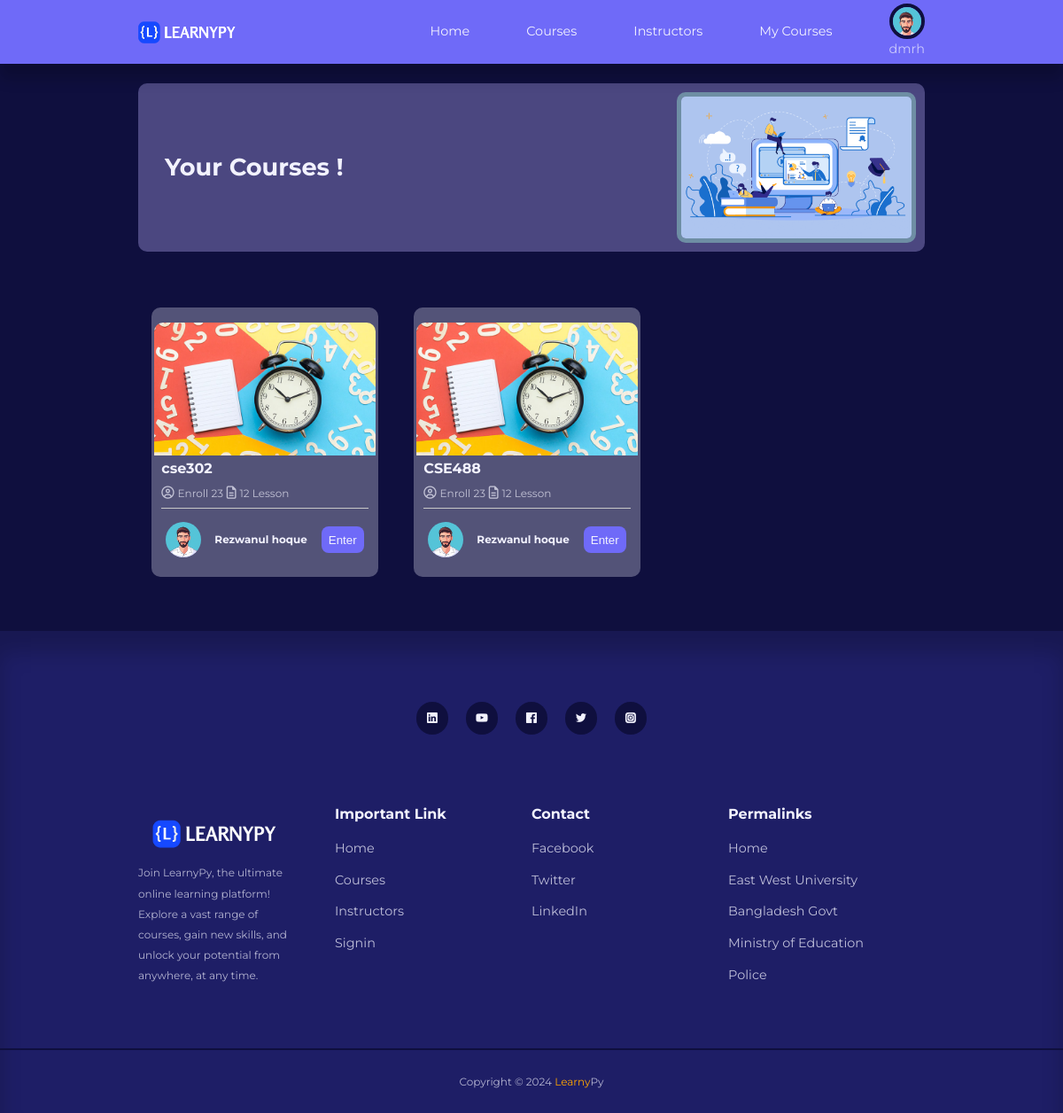
Screenshot of /Fontend/myCourses.php (signed in) with the database file from the repository.
### tables this page shows
CREATE TABLE `instructor_info` (
  `instructor_fname` varchar(100) DEFAULT NULL,
  `instructor_lname` varchar(100) DEFAULT NULL,
  `instructor_username` varchar(100) NOT NULL,
  `instructor_password` varchar(100) DEFAULT NULL,
  `instructor_email` varchar(100) DEFAULT NULL
);

CREATE TABLE `course` (
  `course_name` varchar(100) NOT NULL,
  `course_category` varchar(100) NOT NULL,
  `course_instructor` varchar(100) NOT NULL,
  `course_description` varchar(300) DEFAULT NULL,
  `course_difficulty` varchar(100) DEFAULT NULL
);

### Fontend/myCourses.php (the view, shortened to what this page needs)
<!DOCTYPE html>
<html lang="en">
<head>
    <link rel="stylesheet" href="../style/style.css">
    <link rel="stylesheet" href="https://unicons.iconscout.com/release/v4.0.0/css/line.css">
</head>
<body>
    <?php include 'header.php';?>
    <br><br>
    <section>
        <div class="container instructor__top">
            <div style="margin-left: 30px; ">
                <h2>Your Courses !</h2>
            </div>
            <div style="margin: 10px;">
                <img class="instructor__top_banar" src="../images/courses_banar.gif" alt="">
            </div>
        </div>
    </section>
    <section class="posts">
    <div class="container courses__container__grid">
        <?php
        $link = mysqli_connect("localhost", "root", "", "learnypy") or die("ERROR: Could not connect. " . mysqli_connect_error());
        if ($link) {
            $query = "SELECT i.instructor_fname, i.instructor_lname, c.course_name, c.course_category, c.course_description, i.instructor_username
                    FROM instructor_info i
                    INNER JOIN course c
                    ON i.instructor_username = c.course_instructor
                    WHERE i.instructor_username = '" . $_SESSION["user_name"] . "'";
            $result = mysqli_query($link, $query);
            if ($result) {
                if (mysqli_num_rows($result) > 0) {
                    while ($row = mysqli_fetch_assoc($result)) {
                        echo '
                        <div class="course__container_in_corses">
                            <div>
                                <img class="course__container_in_corses_banar" src="../images/blog39.jpg" alt="">
                            </div>
                            <div>
                                <div>
                                    <div style="margin-bottom: 5px; margin-top: 5px;"></div>
                                    <h4 style="margin-top: 5px; margin-bottom: 5px;"><a href="./classroom.php?course_name=' . $row['course_name'] . '&course_category=' . $row['course_category'] . '&instructor_username=' . $row['instructor_username'] . '">' . $row['course_name'] . '</a></h4>
                                    <div style="margin-bottom: 5px; margin-top: 5px;">
                                        <i class="fa-regular fa-circle-user"></i> <small>Enroll 23</small>
                                        <i class="fa-regular fa-file-lines"></i> <small>12 Lesson</small>
                                    </div>
                                    <hr style="height:1px;border-width:0;color:rgb(175, 175, 175);background-color:rgb(200, 200, 200);">
                                </div>
                                <div style="margin-top: 15px;" class="courses__instructor">
                                    <div class="courses__author_profile_pic">
                                        <img src="../pic/instructor/' . $row['instructor_username'] . '.jpg" alt="">
                                        <a href="./singleInstructor.html">
                                            <h5 style="margin-left: 15px;">' . $row['instructor_lname'] . '</h5>
                                        </a>
                                    </div>
                                    <div>
                                        <button class="btn__enrole" type="submit"><a href="classroom.php?course_name=' . $row['course_name'] . '&course_category=' . $row['course_category'] . '&instructor_username=' . $_SESSION["user_name"] . '">Enter</a></button>
                                    </div>
                                </div>
                            </div>
                        </div>';
                    }
                } else {
                    echo "No matching records found.";
                }
            } else {
                echo "Error: " . mysqli_error($link);
            }
        } else {
            echo "Failed to connect to the database.";
        }
        ?>
    </div>
</section>
    <br>
    <br>
    <footer>
        <div class="footer__socials">
            <a href="https://www.linkedin.com/in/fahad-bd/" target="_blank"><i class="uil uil-linkedin"></i></a>
            <a href="https://www.youtube.com/" target="_blank"><i class="uil uil-youtube"></i></a>
            <a href="https://www.facebook.com/fahadahammedbd" target="_blank"><i class="uil uil-facebook"></i></a>
            <a href="https://twitter.com/fahadbd01" target="_blank"><i class="uil uil-twitter"></i></a>
            <a href="https://www.instagram.com/fahadahammedbd/" target="_blank"><i
                    class="uil uil-instagram-alt"></i></a>
        </div>
        <div class="container footer__container">
            <article style="margin-right: 50px;">
                <img src="../images/logo1.png" alt="">
                <small>Join LearnyPy, the ultimate online learning platform! Explore a vast range of courses, gain new
                    skills, and unlock your potential from anywhere, at any time.</small>
            </article>
            <article>
                <h4>Important Link</h4>
                <ul>
                    <li><a href="./index.php">Home</a></li>
                    <li><a href="./courses.php">Courses</a></li>
                    <li><a href="./instructors.php">Instructors</a></li>
                    <li><a href="./signin.php">Signin</a></li>
                </ul>
            </article>
            <article>
                <h4>Contact</h4>
                <ul>
                    <li><a href="https://www.facebook.com">Facebook</a></li>
                    <li><a href="https://www.twitter.com">Twitter</a></li>
                    <li><a href="https://www.linkedin.com">LinkedIn</a></li>
                </ul>
            </article>
            <article>
                <h4>Permalinks</h4>
                <ul>
                    <li><a href="./index.php">Home</a></li>
                    <li><a href="https://www.ewubd.edu/">East West University</a></li>
                    <li><a href="https://bangladesh.gov.bd/index.php">Bangladesh Govt</a></li>
                    <li><a href="https://moedu.gov.bd/">Ministry of Education</a></li>
                    <li><a href="https://www.police.gov.bd/">Police</a></li>
                </ul>
            </article>
        </div>
        <div class="footer__copyright">
            <small>Copyright &copy; 2024 <span style="color: orange;">Learny</span>Py</small>
        </div>
    </footer>
</body>
</html>

### style/style.css (style rules this page uses)
:root { --color-primary: #6f6af8; --color-primary-light: rgba(109, 104, 248, 0.18); --color-primary-variant: #5854c7; --color-red: #da0f3f; --color-red-light: rgba(219, 15, 63, 0.15); --color-green: #00c476; --color-green-light: rgba(0, 194, 116, 0.15); --color-gray-900: #1e1e66; --color-gray-700: #2d2b7c; --color-gray-300: rgba(242, 242, 254, 0.3); --color-gray-200: rgba(242, 242, 254, 0.7); --color-white: #f2f2fe; --color-bg: #0f0f3e; --transition: all 300ms ease; --container-width-lg: 74%; --container-width-md: 88%; --form-width: 40%; --border-radius-1: 0.3rem; --border-radius-2: 0.5rem; --border-radius-3: 0.8rem; --border-radius-4: 2rem; --border-radius-5: 5rem; }
* { margin: 0; padding: 0; outline: 0; border: 0; appearance: 0; list-style: none; text-decoration: none; box-sizing: border-box; }
body { font-family: 'Montserrat', sans-serif; line-height: 1.6; color: var(--color-gray-200); overflow-x: hidden; background: var(--color-bg); font-size: 0.9rem; }
.container { width: var(--container-width-lg); max-width: 1800px; margin-inline: auto; }
section { margin-top: 3rem; width: 100vw; }
h1, h2, h3, h4, h5 { color: var(--color-white); line-height: 1.3; }
h2 { font-size: 1.7rem; margin: 1rem 0; }
h4 { font-size: 1rem; }
a { color: var(--color-white); transition: var(--transition); }
img { display: block; width: 100%; object-fit: cover; }
a:link { text-decoration: none; }
footer { background: var(--color-gray-900); padding: 5rem 0 0; box-shadow: inset 0 1.5rem 1.5rem rgba(0, 0, 0, 0.2); }
.footer__socials { margin-inline: auto; width: fit-content; margin-bottom: 5rem; display: flex; justify-content: space-between; align-items: center; gap: 1.2rem; }
.footer__socials a { background: var(--color-bg); border-radius: 50%; width: 2.3rem; height: 2.3rem; display: flex; align-items: center; justify-content: center; }
.footer__container { display: grid; grid-template-columns: repeat(4, 1fr); }
footer h4 { color: var(--color-white); margin-bottom: 0.6rem; }
footer ul li { padding: 0.4rem 0; }
footer ul a { opacity: 0.75; }
.footer__copyright { text-align: center; padding: 1.5rem 0; border-top: 2px solid var(--color-bg); margin-top: 4rem; }
.instructor__top { display: flex; justify-content: space-between; align-items: center; border-radius: 10px; background-color: #4b4780; }
.instructor__top_banar { width: 270px; height: 170px; border-radius: 10px; border: 5px solid #6e8ea4; }
.courses__author_profile_pic { display: flex; justify-content: center; align-items: center; }
.courses__author_profile_pic img { height: 40px; width: 40px; border-radius: 50%; }
.courses__instructor { display: flex; justify-content: space-between; align-items: center; gap: 1rem; margin: 5px; }
.btn__enrole { display: inline-block; width: fit-content; height: 30px; padding: 0.2rem .5rem; background-color: var(--color-primary); border-radius: var(--border-radius-2); cursor: pointer; transition: var(--transition); color: var(--color-white); }
.course__container_in_corses { display: flex; flex-direction: column; justify-content: center; align-items: center; border-radius: 10px; background-color: var(--color-gray-300); padding: 5px; width: 16rem; height: 19rem; margin: 15px; }
.course__container_in_corses_banar { width: 250px; height: 150px; border-top-left-radius: 10px; border-top-right-radius: 10px; }
.courses__container__grid { display: grid; grid-template-columns: repeat(3, 1fr); justify-content: space-between; }

### rows the page displays
instructor_info: course.course_name "cse302", instructor_username (picture), instructor_lname "Rezwanul hoque", course.course_name "CSE488"

### other values shown
$_SESSION['user_name'] "dmrh"
